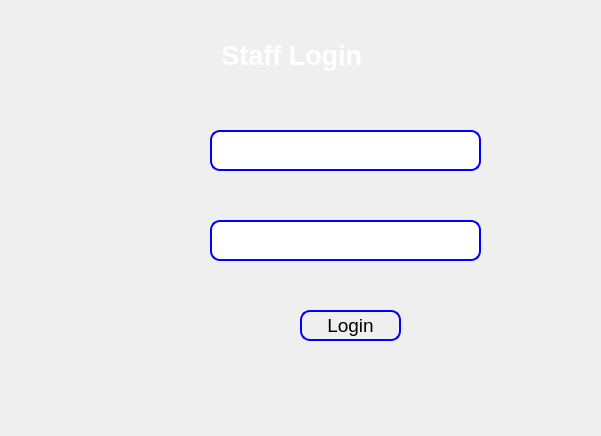
<?xml version="1.0" encoding="UTF-8"?>
<ui version="4.0">
 <class>stafflogin</class>
 <widget class="QDialog" name="stafflogin">
  <property name="geometry">
   <rect>
    <x>0</x>
    <y>0</y>
    <width>601</width>
    <height>436</height>
   </rect>
  </property>
  <property name="windowTitle">
   <string>Dialog</string>
  </property>
  <property name="styleSheet">
   <string notr="true">background-image: url(:/images/images/blue.jpg);</string>
  </property>
  <widget class="QLabel" name="label">
   <property name="geometry">
    <rect>
     <x>190</x>
     <y>30</y>
     <width>211</width>
     <height>51</height>
    </rect>
   </property>
   <property name="text">
    <string>&lt;html&gt;&lt;head/&gt;&lt;body&gt;&lt;p align=&quot;center&quot;&gt;&lt;span style=&quot; font-size:20pt; font-weight:700; color:#ffffff;&quot;&gt;Staff Login &lt;/span&gt;&lt;/p&gt;&lt;/body&gt;&lt;/html&gt;</string>
   </property>
  </widget>
  <widget class="QLineEdit" name="username">
   <property name="geometry">
    <rect>
     <x>210</x>
     <y>130</y>
     <width>271</width>
     <height>41</height>
    </rect>
   </property>
   <property name="styleSheet">
    <string notr="true">#username{
border: 2px solid blue;
border-radius: 10px;
  image: url(:/images/images/userprof.png); 
 image-position: right;


}



 

</string>
   </property>
   <property name="echoMode">
    <enum>QLineEdit::EchoMode::Normal</enum>
   </property>
  </widget>
  <widget class="QLineEdit" name="password">
   <property name="geometry">
    <rect>
     <x>210</x>
     <y>220</y>
     <width>271</width>
     <height>41</height>
    </rect>
   </property>
   <property name="styleSheet">
    <string notr="true">#password{
border: 2px solid blue;
border-radius: 10px;
image: url(:/images/images/security-icon-7.png);
 image-position: right; 
}</string>
   </property>
   <property name="echoMode">
    <enum>QLineEdit::EchoMode::Password</enum>
   </property>
  </widget>
  <widget class="QPushButton" name="login">
   <property name="geometry">
    <rect>
     <x>300</x>
     <y>310</y>
     <width>101</width>
     <height>31</height>
    </rect>
   </property>
   <property name="font">
    <font>
     <pointsize>14</pointsize>
    </font>
   </property>
   <property name="styleSheet">
    <string notr="true">#login{
border: 2px solid blue;
border-radius: 10px;
}

#login:hover{
	background-color: #074e8c;

}
</string>
   </property>
   <property name="text">
    <string>Login</string>
   </property>
  </widget>
  <widget class="QLabel" name="label_2">
   <property name="geometry">
    <rect>
     <x>18</x>
     <y>70</y>
     <width>151</width>
     <height>231</height>
    </rect>
   </property>
   <property name="styleSheet">
    <string notr="true">image: url(:/images/images/staffcard.png);</string>
   </property>
   <property name="text">
    <string/>
   </property>
  </widget>
 </widget>
 <resources/>
 <connections/>
</ui>
